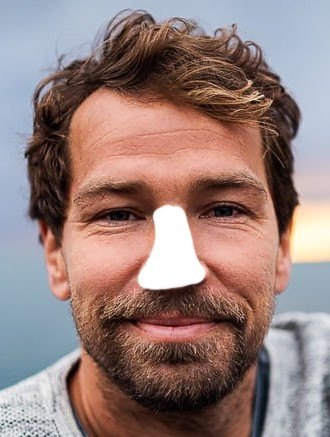
#> input picture input_images/input.jpg, 330 x 437 px
$ python process_user_image.py ../input_images/input.jpg
#> lines starting #> are read from the running program, lines starting #| are printed output that depends on the picture; after the words box and inside, x2 and y2 are one past the last pixel; in counts of white or black regions, pixels touching at a corner belong together
#!/usr/bin/env python3
"""
Process user's image with EdgeConnect-style face reconstruction
"""

import os
import sys
import argparse
import numpy as np
import cv2
from PIL import Image

def create_mask_from_white_regions(image, threshold=240):
    """Create mask from white regions in the image (like the nose mask)"""
    # Convert to grayscale
    gray = cv2.cvtColor(image, cv2.COLOR_RGB2GRAY)

    # Create mask where white regions are
    mask = (gray > threshold).astype(np.uint8) * 255

    # Apply morphological operations to clean up the mask
    kernel = np.ones((3,3), np.uint8)
    mask = cv2.morphologyEx(mask, cv2.MORPH_CLOSE, kernel)
    mask = cv2.morphologyEx(mask, cv2.MORPH_OPEN, kernel)

    return mask

def canny_edge_detection(image, sigma=2, low_threshold=0.1, high_threshold=0.2):
    """Apply Canny edge detection"""
    # Convert to grayscale
    if len(image.shape) == 3:
        gray = cv2.cvtColor(image, cv2.COLOR_RGB2GRAY)
    else:
        gray = image

    # Apply Gaussian blur
    blurred = cv2.GaussianBlur(gray, (0, 0), sigma)

    # Apply Canny edge detection
    edges = cv2.Canny(blurred, int(low_threshold * 255), int(high_threshold * 255))

    return edges

def edge_guided_inpainting(image, mask, sigma=2):
    """Perform edge-guided inpainting using traditional methods"""
    # Step 1: Extract edges from the non-masked regions
    edges = canny_edge_detection(image, sigma=sigma)

    # Step 2: Mask the edges (remove edges in masked regions)
    edges_masked = edges.copy()
    edges_masked[mask > 0] = 0

    # Step 3: Extend edges into masked regions using morphological operations
    kernel = np.ones((3,3), np.uint8)
    edges_dilated = cv2.dilate(edges_masked, kernel, iterations=2)

    # Step 4: Perform inpainting using Telea method
    inpainted = cv2.inpaint(image, mask, 3, cv2.INPAINT_TELEA)

    # Step 5: Enhance inpainting using Fast Marching method
    inpainted_fm = cv2.inpaint(image, mask, 3, cv2.INPAINT_NS)

    # Step 6: Blend results based on edge guidance
    edge_weight = 0.3
    final_result = (1 - edge_weight) * inpainted + edge_weight * inpainted_fm

    return final_result.astype(np.uint8), edges, edges_dilated

def process_image(image_path, output_dir="./output", mask_threshold=240, target_size=None):
    """Process a single image with face reconstruction"""

    if not os.path.exists(image_path):
        raise FileNotFoundError(f"Image not found: {image_path}")

    # Load the image
    image = np.array(Image.open(image_path).convert('RGB'))
    original_size = image.shape[:2]

    # Resize if target size is specified
    if target_size:
        image = cv2.resize(image, target_size)

    print(f"Processing image: {image_path}")
    print(f"Image size: {image.shape}")

    # Create mask from white regions
    mask = create_mask_from_white_regions(image, threshold=mask_threshold)

    # Check if mask was detected
    if np.sum(mask) == 0:
        print(f"Warning: No white regions detected with threshold {mask_threshold}")
        print("Try adjusting the threshold or check if your image has white masks")
        return None

    print(f"Mask detected: {np.sum(mask > 0)} pixels")

    # Perform edge-guided inpainting
    result, edges, edges_dilated = edge_guided_inpainting(image, mask)

    # Create output directory
    os.makedirs(output_dir, exist_ok=True)

    # Generate output filename
    base_name = os.path.splitext(os.path.basename(image_path))[0]

    # Save results
    Image.fromarray(result).save(os.path.join(output_dir, f"{base_name}_reconstructed.jpg"))
    Image.fromarray(mask).save(os.path.join(output_dir, f"{base_name}_mask.jpg"))
    Image.fromarray(edges).save(os.path.join(output_dir, f"{base_name}_edges.jpg"))

    # Create comparison image
    comparison = np.hstack([image, result])
    Image.fromarray(comparison).save(os.path.join(output_dir, f"{base_name}_comparison.jpg"))

    print(f"Results saved to {output_dir}/")
    print(f"- {base_name}_reconstructed.jpg: Final result")
    print(f"- {base_name}_mask.jpg: Detected mask")
    print(f"- {base_name}_edges.jpg: Edge detection")
    print(f"- {base_name}_comparison.jpg: Before vs After")

    return result, mask, edges

def main():
    parser = argparse.ArgumentParser(description='Face reconstruction using EdgeConnect-style inpainting')
    parser.add_argument('image_path', help='Path to input image')
    parser.add_argument('--output', '-o', default='./output', help='Output directory')
    parser.add_argument('--threshold', '-t', type=int, default=240, help='White mask detection threshold (0-255)')
    parser.add_argument('--size', '-s', type=int, nargs=2, metavar=('WIDTH', 'HEIGHT'), help='Target size for processing')

    args = parser.parse_args()

    try:
        target_size = tuple(args.size) if args.size else None
        result = process_image(args.image_path, args.output, args.threshold, target_size)
#> in process_image, image is the input picture: shape (437, 330, 3); mean R, G, B 150, 127.2, 123.6
#| Image size: (437, 330, 3)
#> in create_mask_from_white_regions, `gray = cv2.cvtColor(image, cv2.COLOR_RGB2GRAY)`:
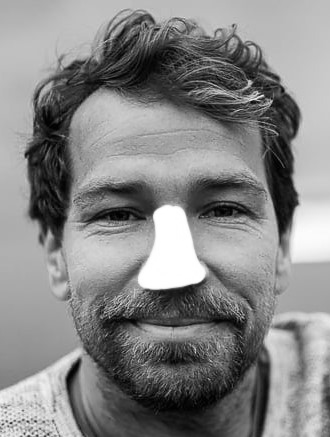
#> gray: shape (437, 330); min 0, max 255, mean 133.6
#> in create_mask_from_white_regions, `mask = (gray > threshold).astype(np.uint8) * 255`:
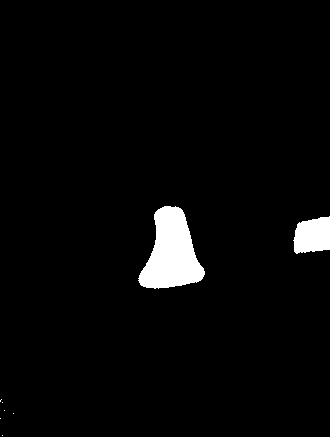
#> mask: shape (437, 330); 3.2% white; 8 white regions (6 under 20 px), largest, box (x1, y1, x2, y2) and area: (138, 206, 205, 289) 3438, (293, 216, 330, 254) 1126
#> in create_mask_from_white_regions, `mask = cv2.morphologyEx(mask, cv2.MORPH_CLOSE, kernel)`: mask: shape (437, 330); 3.2% white; 7 white regions (5 under 20 px), largest, box (x1, y1, x2, y2) and area: (138, 206, 205, 289) 3442, (293, 216, 330, 254) 1131
#> in create_mask_from_white_regions, `mask = cv2.morphologyEx(mask, cv2.MORPH_OPEN, kernel)`: mask: shape (437, 330); 3.2% white; 3 white regions (1 under 20 px), largest, box (x1, y1, x2, y2) and area: (138, 206, 205, 289) 3441, (294, 217, 330, 253) 1127
#| Mask detected: 4574 pixels
#> in canny_edge_detection, `blurred = cv2.GaussianBlur(gray, (0, 0), sigma)`:
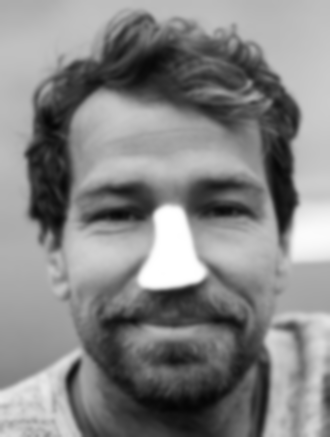
#> blurred: shape (437, 330); min 4, max 255, mean 133.6
#> in canny_edge_detection, `edges = cv2.Canny(blurred, int(low_threshold * 255), int(high_threshol..`:
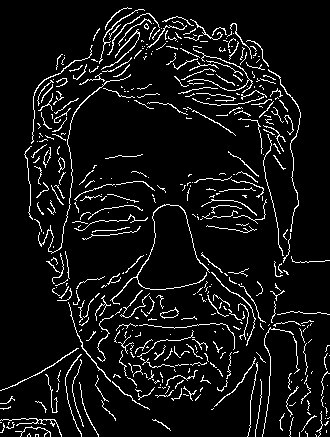
#> edges: shape (437, 330); 7.4% white in thin lines or dots
#> in edge_guided_inpainting, `edges_masked[mask > 0] = 0`: edges_masked: shape (437, 330); 7.4% white in thin lines or dots
#> in edge_guided_inpainting, `edges_dilated = cv2.dilate(edges_masked, kernel, iterations=2)`:
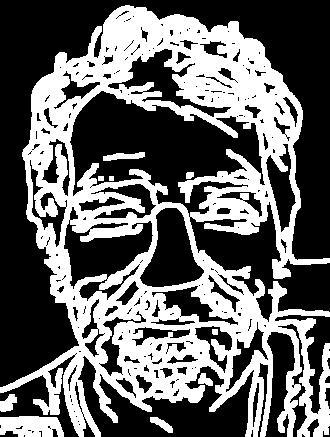
#> edges_dilated: shape (437, 330); 40.2% white; 10 white regions, largest, box (x1, y1, x2, y2) and area: (0, 5, 330, 437) 55994, (0, 416, 64, 437) 1108, (103, 152, 145, 161) 234
#> in edge_guided_inpainting, `inpainted = cv2.inpaint(image, mask, 3, cv2.INPAINT_TELEA)`:
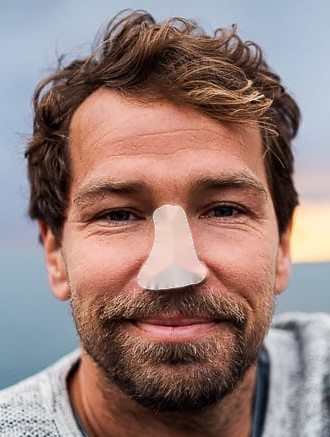
#> inpainted: shape (437, 330, 3); mean R, G, B 149.4, 125.8, 121.9
#> in process_image, `comparison = np.hstack([image, result])`:
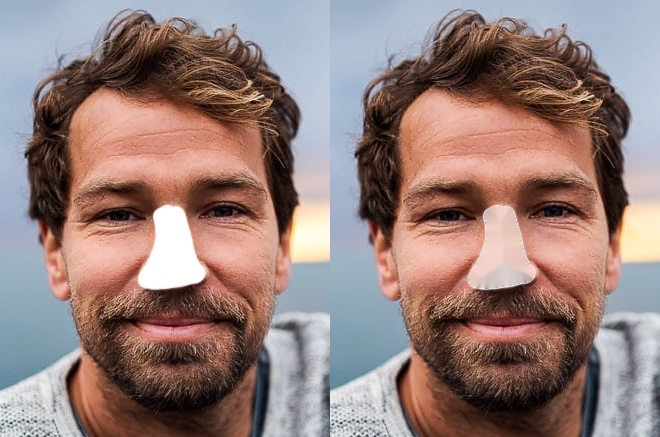
#> comparison: shape (437, 660, 3); mean R, G, B 149.6, 126.4, 122.7

        if result is not None:
            print("\nFace reconstruction completed successfully!")
        else:
            print("\nFace reconstruction failed. Please check the input image and parameters.")

    except Exception as e:
        print(f"Error: {e}")
        return 1

    return 0

if __name__ == "__main__":
    sys.exit(main())
#> (the program exits here)
